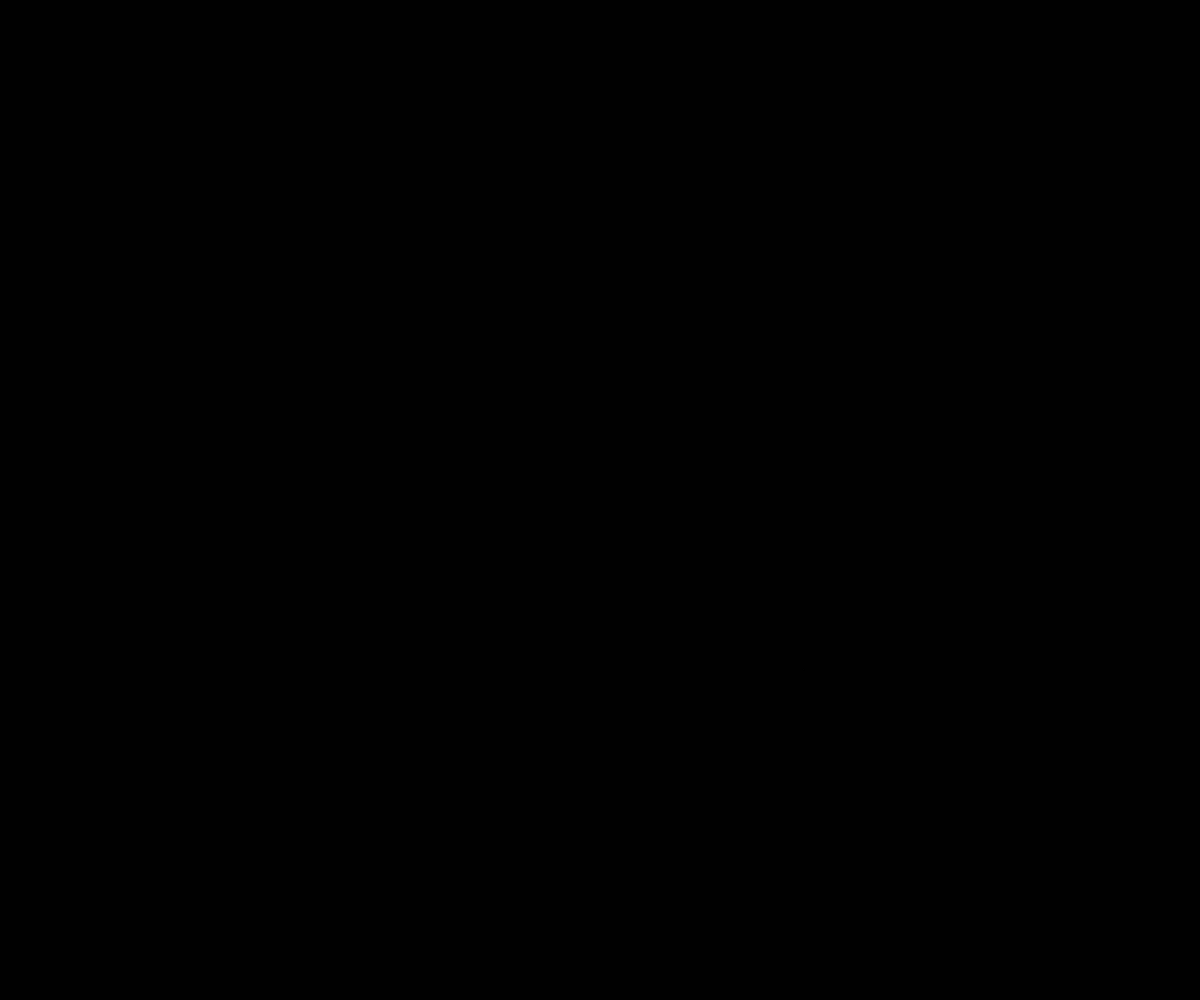
Frame 1 (no input)
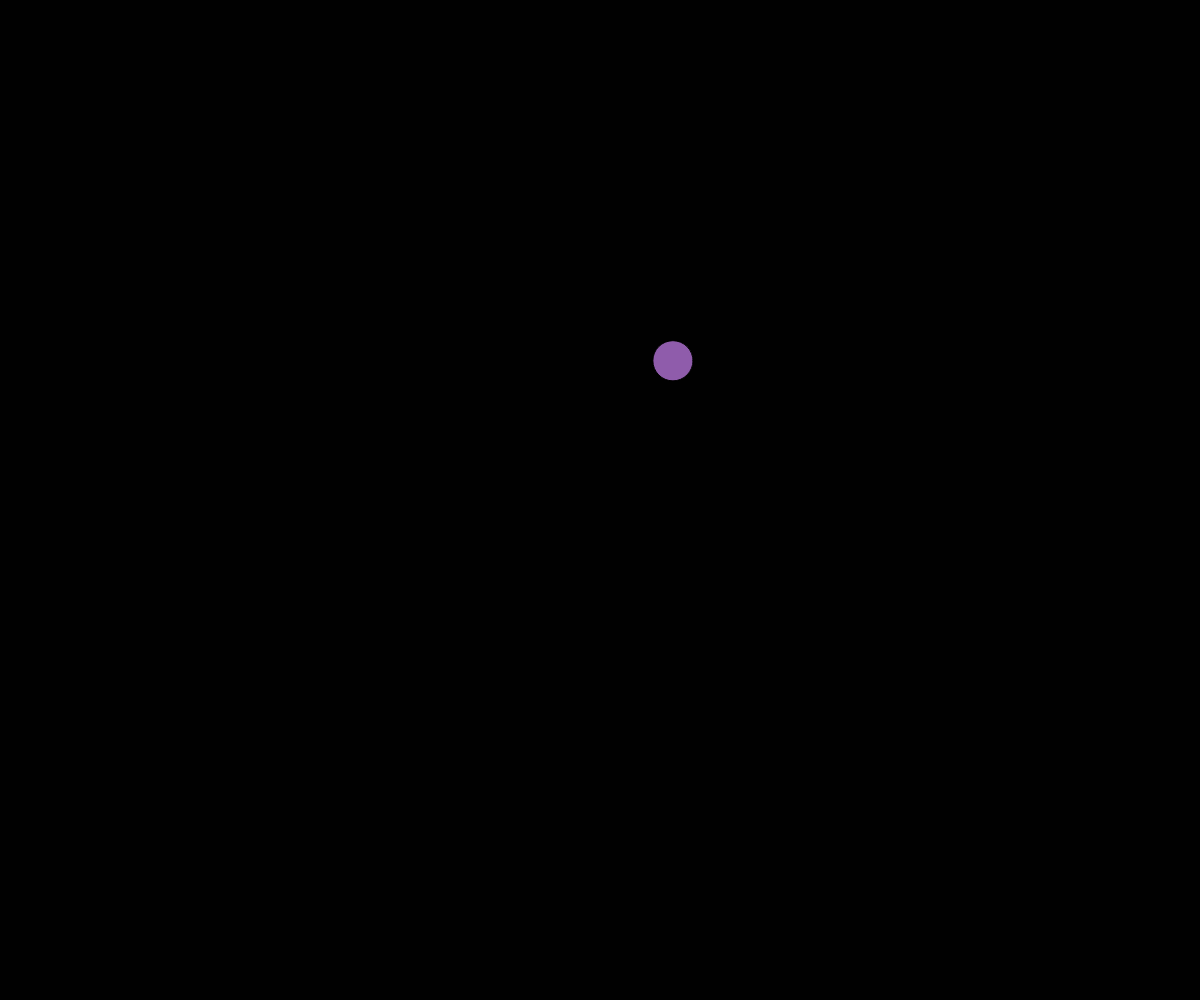
Frame 60 (no input)
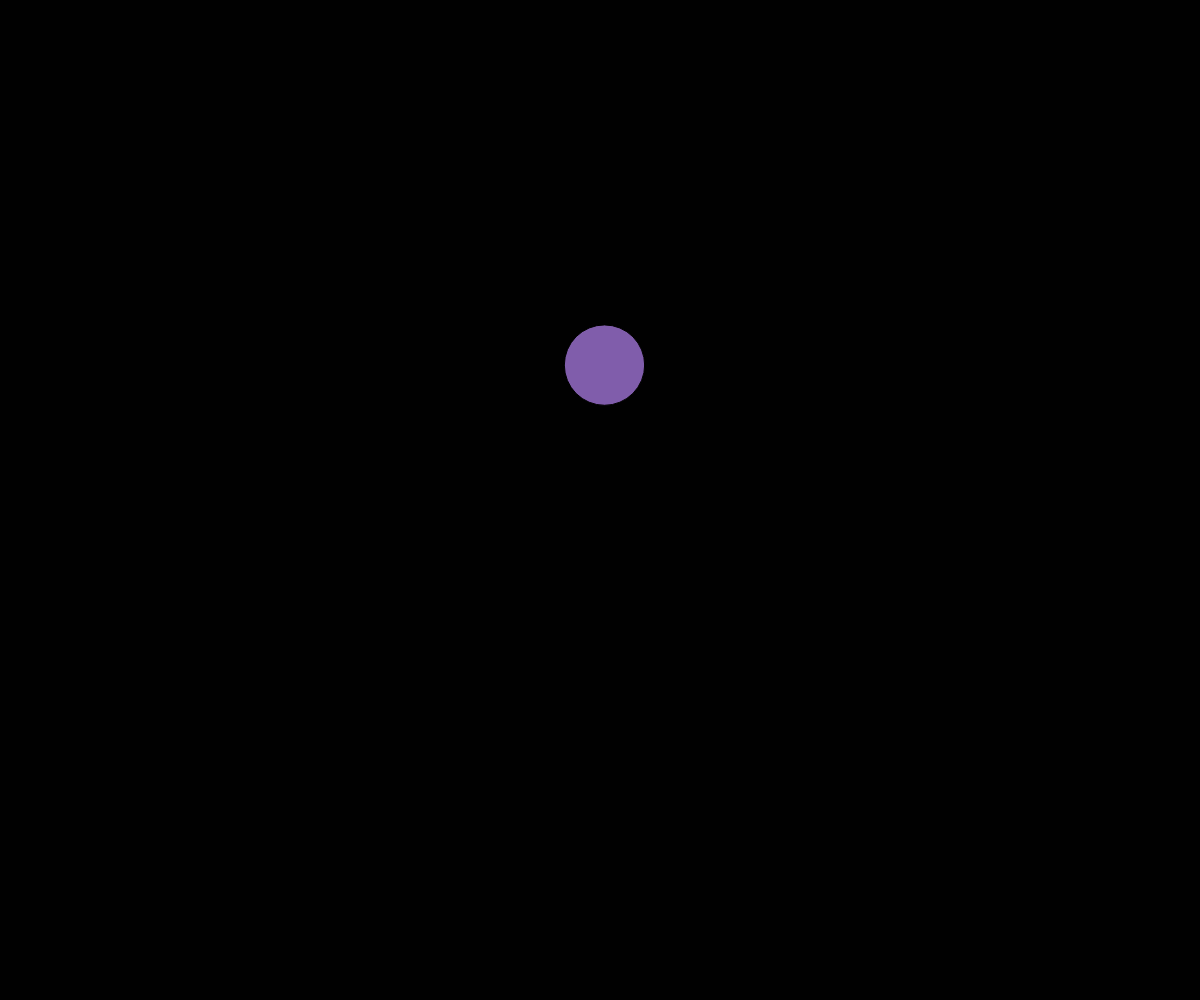
Frame 120 (the mouse pressed at the canvas centre since frame 60)

The p5.js sketch that drew these frames (run headless with seeded random() and noise() and a simulated clock; from frame 60 on, the mouse is pressed at the canvas centre):

// p5.js sketch
// ── sketch.js
// Project Title
// Your Name
// Date
//
// Extra for Experts:
// - describe what you did to take this project "above and beyond"

let x,y;
let w = 0;
let time=0
let timex = 0;
let timey = 0;
let timew = 0;


function setup() {
  createCanvas(windowWidth, windowHeight);
  //width and height are defined by canvas
  // put x and y in the center
  x = width/2;
  y =  height/2;
  //w = w+noise(time)
}

function draw() {
  background(noise(timex));

x = noise(timex) * width;
y = noise(timey) * height;
w = w+noise(time);
  fill (noise(timex)*255,noise(timey)*255, noise(timew)*255);
  circle(x,y,w);

  timex +=0.03;
  timey -=0.01;
  timew =timew+0.0000005;




}
